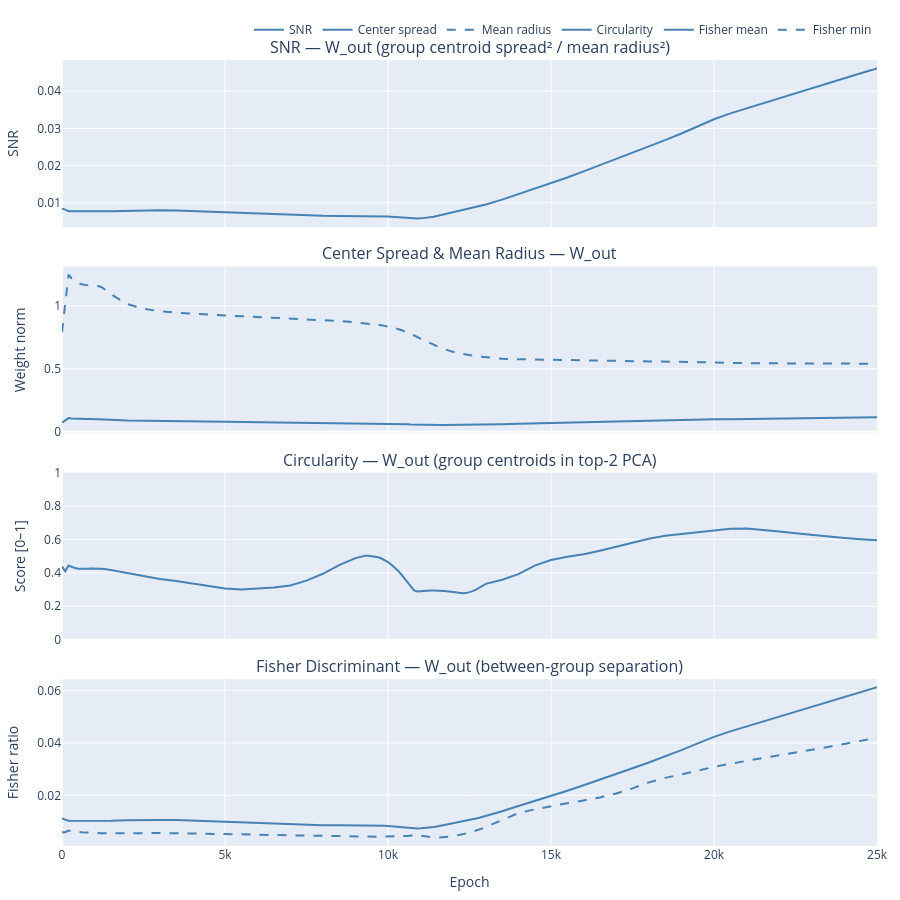

Notebook cell for this chart:
### Code cell
fig = variant.view("weight_geometry.timeseries", matrix=MATRIX).figure()
fig.show()
